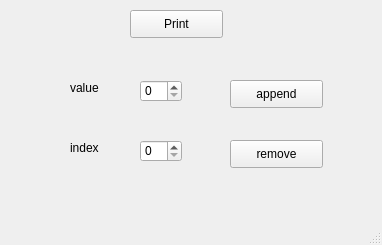
<?xml version="1.0" encoding="UTF-8"?>
<ui version="4.0">
 <class>MainWindow</class>
 <widget class="QMainWindow" name="MainWindow">
  <property name="geometry">
   <rect>
    <x>0</x>
    <y>0</y>
    <width>382</width>
    <height>245</height>
   </rect>
  </property>
  <property name="windowTitle">
   <string>MainWindow</string>
  </property>
  <widget class="QWidget" name="centralwidget">
   <widget class="QPushButton" name="pushButton">
    <property name="geometry">
     <rect>
      <x>230</x>
      <y>80</y>
      <width>93</width>
      <height>28</height>
     </rect>
    </property>
    <property name="text">
     <string>append</string>
    </property>
   </widget>
   <widget class="QPushButton" name="pushButton_2">
    <property name="geometry">
     <rect>
      <x>230</x>
      <y>140</y>
      <width>93</width>
      <height>28</height>
     </rect>
    </property>
    <property name="text">
     <string>remove</string>
    </property>
   </widget>
   <widget class="QSpinBox" name="spinBox">
    <property name="geometry">
     <rect>
      <x>140</x>
      <y>80</y>
      <width>42</width>
      <height>22</height>
     </rect>
    </property>
   </widget>
   <widget class="QSpinBox" name="spinBox_2">
    <property name="geometry">
     <rect>
      <x>140</x>
      <y>140</y>
      <width>42</width>
      <height>22</height>
     </rect>
    </property>
   </widget>
   <widget class="QLabel" name="label">
    <property name="geometry">
     <rect>
      <x>70</x>
      <y>140</y>
      <width>55</width>
      <height>16</height>
     </rect>
    </property>
    <property name="text">
     <string>index</string>
    </property>
   </widget>
   <widget class="QLabel" name="label_2">
    <property name="geometry">
     <rect>
      <x>70</x>
      <y>80</y>
      <width>55</width>
      <height>16</height>
     </rect>
    </property>
    <property name="text">
     <string>value</string>
    </property>
   </widget>
   <widget class="QPushButton" name="pushButton_3">
    <property name="geometry">
     <rect>
      <x>130</x>
      <y>10</y>
      <width>93</width>
      <height>28</height>
     </rect>
    </property>
    <property name="text">
     <string>Print</string>
    </property>
   </widget>
  </widget>
  <widget class="QMenuBar" name="menubar">
   <property name="geometry">
    <rect>
     <x>0</x>
     <y>0</y>
     <width>382</width>
     <height>26</height>
    </rect>
   </property>
  </widget>
  <widget class="QStatusBar" name="statusbar"/>
 </widget>
 <resources/>
 <connections/>
</ui>
